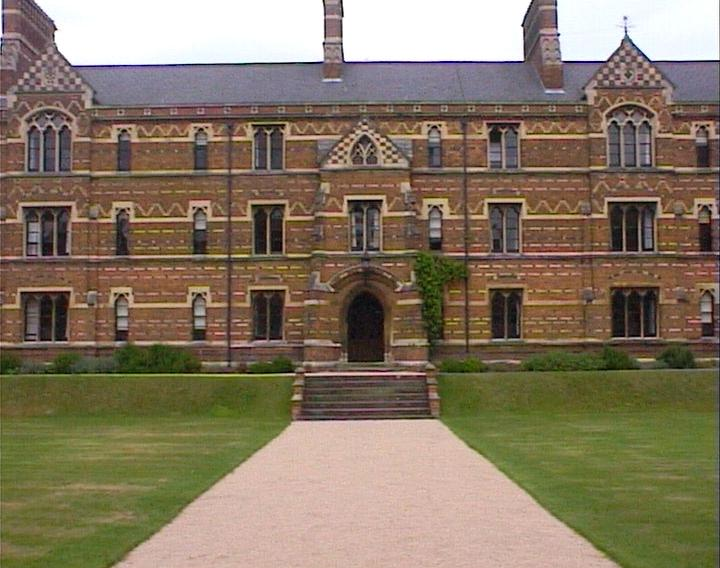
#> input picture images/building2.jpg, 720 x 568 px
$ python part3.py
#> lines starting #> are read from the running program, lines starting #| are printed output that depends on the picture; after the words box and inside, x2 and y2 are one past the last pixel; in counts of white or black regions, pixels touching at a corner belong together; pictures that were not available may be replaced by others from this repository, and a replacement may not be noted
### utils.py
import numpy as np
import cv2
import random

# [79 lines left out: functions calculateHomography, geometricDistance, ransac, not called in this run]


def select_region(video_path='images/Video1.avi'):
    pts = np.zeros((4, 2), np.int16)
    counter = 0

    # [5 lines left out: function mousePoints, not called in this run]

    vid = cv2.VideoCapture(video_path)
    _, img = vid.read()

    while True:

        for x, y in pts:
            cv2.circle(img, (x, y), 2, (255, 0, 0), thickness=2)  # x, y must be integer

        cv2.imshow('Input', img)
        cv2.setMouseCallback('Input', mousePoints)

        cv2.waitKey(1)
        if counter == 4:
            break

    return pts

### part3.py
import numpy as np
import cv2
from utils import *

# path to the video & image we want to augment
VIDEO_PATH = 'images/Video1.avi'
IMAGE_PATH = 'images/building2.jpg'
# open video file
vid = cv2.VideoCapture(VIDEO_PATH)

# read the image we want to augment that
building = cv2.imread(IMAGE_PATH, 0)
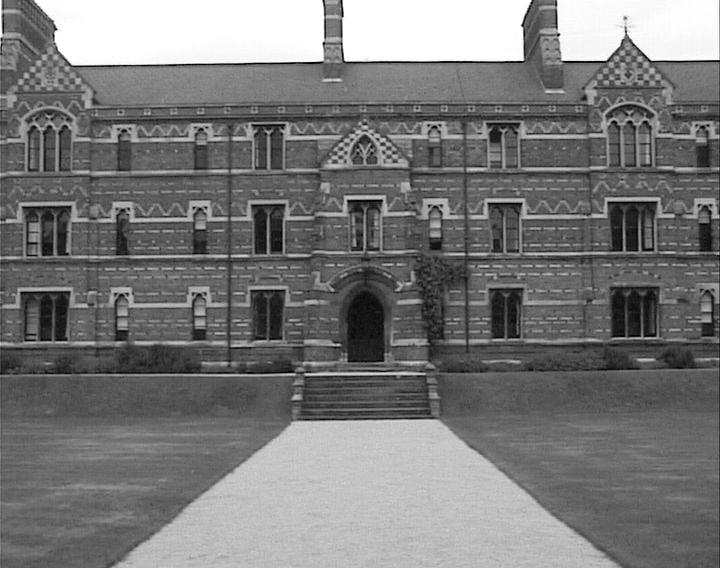
#> building: shape (568, 720); min 0, max 255, mean 120.8

# read first frame of the video
_, frame1 = vid.read()
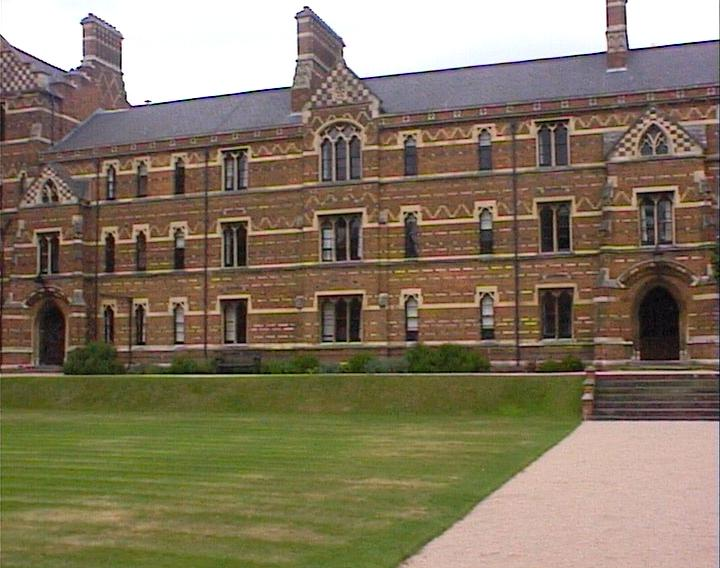
#> input picture images/building1.jpg, 720 x 568 px, given in place of Video1.avi, which was not available
#> frame1 is the input picture: shape (568, 720, 3); mean B, G, R 97.8, 119.2, 132.3

# params for corner detection
feature_params = dict(maxCorners=250,
                      qualityLevel=0.3,
                      minDistance=7,
                      blockSize=7)

# Parameters for lucas kanade optical flow
lk_params = dict(winSize=(17, 17),
                 maxLevel=7,
                 criteria=(cv2.TERM_CRITERIA_EPS | cv2.TERM_CRITERIA_COUNT, 10, 0.03))

# convert frame from BGR to Gray level
frame1_gray = cv2.cvtColor(frame1, cv2.COLOR_BGR2GRAY)
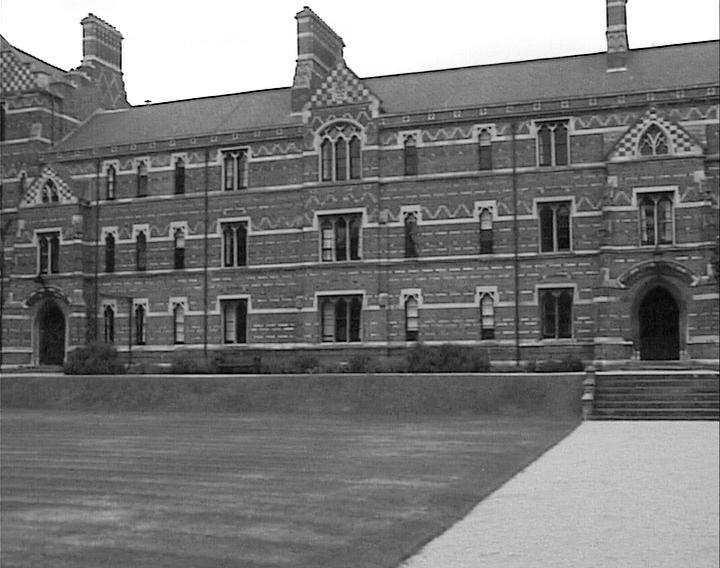
#> frame1_gray: shape (568, 720); min 0, max 255, mean 120.7
# take width and height of video frame
height, width = frame1_gray.shape
#> height = 568; width = 720

# resize our image to became the same size of the video frame
building = cv2.resize(building, (width, height))

# select 4 points of region we want to augment image on that area
# order of choosing points: 1)TOP LEFT  2)TOP RIGHT  3)BOTTOM RIGHT  4)BOTTOM LEFT
pts = np.array(select_region(VIDEO_PATH))
#> after the loop in select_region, `for x, y in pts:`: img: shape (568, 720, 3); under 0.01% of pixels changed, all inside (x1, y1, x2, y2) = (0, 0, 4, 4)
cv2.destroyAllWindows()
# 4 corner points of the building image. we use this points to warp the image with respect to selected points
pts1 = np.array([[0, 0], [width, 0], [width, height], [0, height]])
# compute transform between this 2 sets point to better placement the building image in first frame
transform = cv2.getPerspectiveTransform(np.float32(pts1), np.float32(pts)) # Argument pass must be float
# warp the image
building = cv2.warpPerspective(building, transform, (width, height))

# create a mask to determine where find features for first frame
mask_frame = np.zeros_like(frame1_gray)
mask_frame[pts[1][1]: pts[2][1], pts[0][0]: pts[1][0]] = 255
pts = np.float32(pts.reshape((-1, 1, 2)))


# Take first frame and find corners in it
old_points = cv2.goodFeaturesToTrack(frame1_gray, mask=mask_frame, **feature_params)
temp = old_points

old_frame_gray = frame1_gray

# number of frames of the video
length = int(vid.get(cv2.CAP_PROP_FRAME_COUNT))
for _ in range(length-1):
    # read the next frame and convert it to gray level
    _, new_frame = vid.read()
    new_frame_gray = cv2.cvtColor(new_frame, cv2.COLOR_BGR2GRAY)
    # make a copy of frame for later use
    img_aug = new_frame_gray.copy()

    # calculate optical flow
    new_points, st, err = cv2.calcOpticalFlowPyrLK(old_frame_gray, new_frame_gray, old_points, None, **lk_params)

    # using points that we found (st==1)
    good_new = new_points[st == 1]
    good_old = temp[st == 1]

    #############################
    # temporary: for showing tracking points
    # IMAGE = new_frame_gray.copy()
    # for x, y in good_new:
    #     IMAGE = cv2.circle(IMAGE, (np.int32(x), np.int32(y)), 2, (0, 0, 255), 3)
    #     cv2.imshow('tracking features', IMAGE)
    #############################

    # creating a list of matched points between 2 frame for computing Homography
    correspondenceList = []
    for i in range(len(good_old)):
        x1, y1 = good_old[i]
        x2, y2 = good_new[i]
        correspondenceList.append([x1, y1, x2, y2])


    corrs = np.matrix(correspondenceList)
    # find Homography between 2 frames
    finalH, inliers = ransac(corrs, 1, 10, verbose=False)

    # new frame will be old frame for next frame!
    old_frame_gray = new_frame_gray
    old_points = new_points

    # warp building with calculated homography
    img_warp = cv2.warpPerspective(building, finalH, (new_frame_gray.shape[1], new_frame_gray.shape[0]))

    # make mask for determine witch part will be background and witch part will be building image
    mask = np.zeros((new_frame_gray.shape[0], new_frame_gray.shape[1]), np.uint8)
    # warp selected points to find their new coordinates
    new_pts = cv2.perspectiveTransform(pts, finalH)
    # make white the region that building image must place there
    cv2.fillPoly(mask, [np.int32(new_pts)], (255, 255, 255))
    # but we want inverse of it!
    mask_inv = cv2.bitwise_not(mask)
    # with this we have frame (or background) that the part of building image must place there is black
    img_aug = cv2.bitwise_and(img_aug, mask_inv)
    # place building image
    img_aug = cv2.bitwise_or(img_warp, img_aug)
    # show result!
    cv2.imshow('img', img_aug)

    cv2.waitKey(1)
